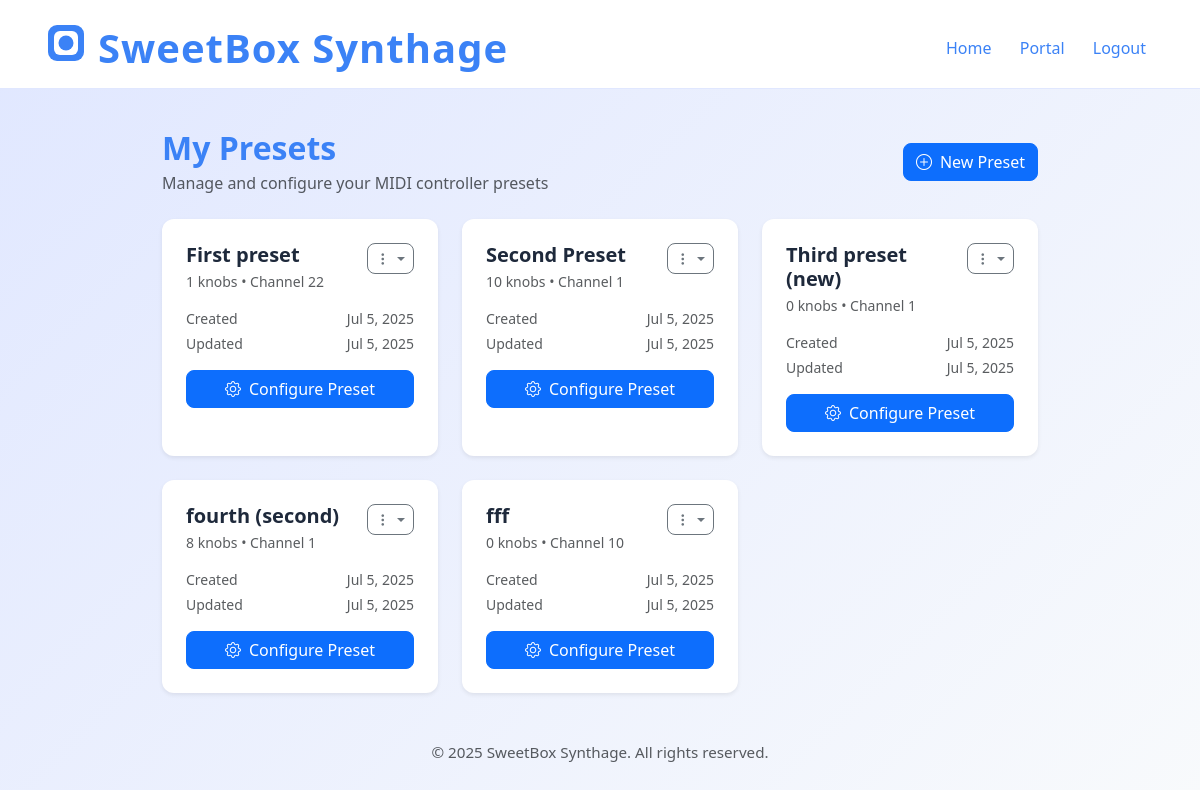
/dashboard/ (signed in), run on an earlier commit of the app's database.
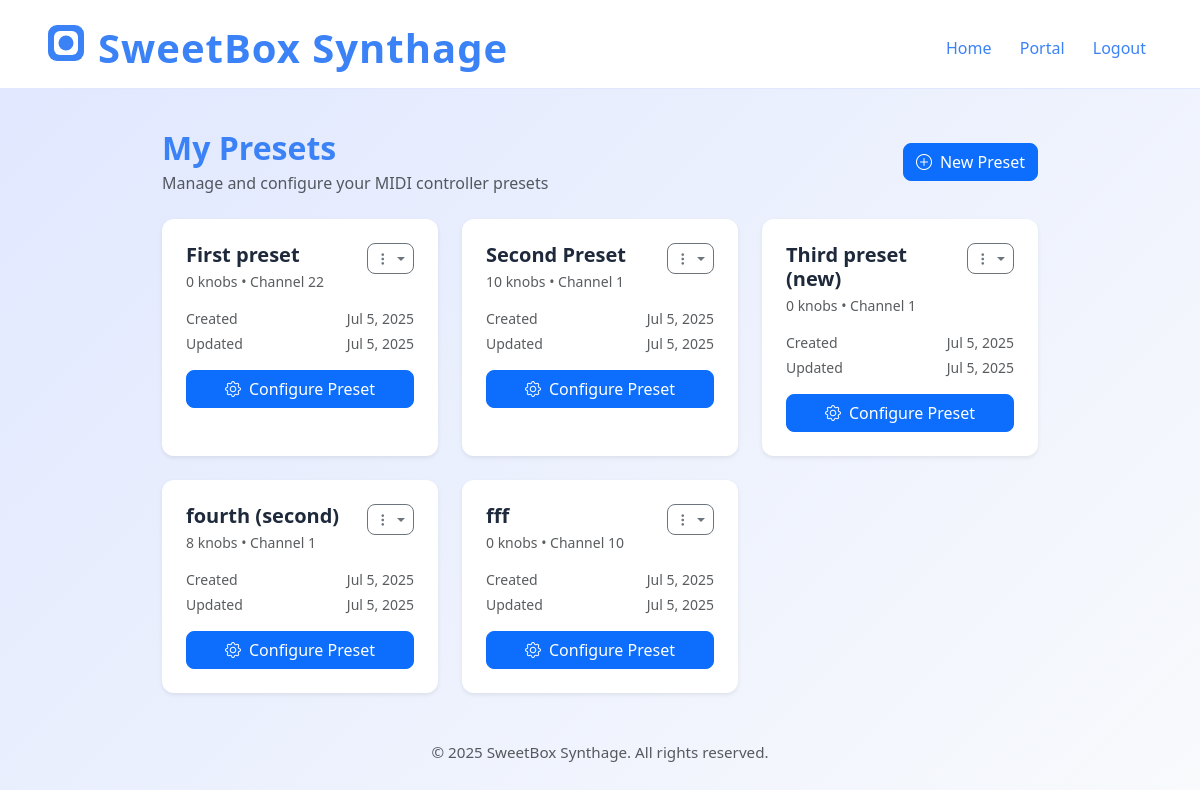
And on a later commit of the database.
### midi/models.py (models this page shows, shortened)
class Preset(models.Model):
    owner = models.ForeignKey(User, on_delete=models.CASCADE, null=True)
    name = models.CharField(max_length=200)
    keys_channel = models.PositiveSmallIntegerField(default=1)
    number_of_knobs = models.PositiveSmallIntegerField(default=4)
    created = models.DateTimeField(auto_now_add=True)
    updated = models.DateTimeField(auto_now=True)
    objects = models.Manager()

### midi/views.py (the view)
# urls.py: path('dashboard/', views.dashboard, name="dashboard"),
@login_required(login_url='login')
def dashboard(request):
    user = request.user
    presets = Preset.objects.filter(owner=user)
    preset_count = presets.count()
    context = {
        'hide_dashboard_link':True,
        'presets':presets,
        'preset_count':preset_count,
    }
    return render(request, 'midi/dashboard.html', context)

### midi/templates/midi/dashboard.html (shortened to what the changed rows need)
{% extends 'midi/base.html' %}
{% block content %}
<div class="container" style="max-width: 900px; margin-top: 40px;">
    <div class="row mb-4">
        <div class="col-12">
            <div class="d-flex justify-content-between align-items-center">
                <div>
                    <h1 class="h2 mb-1" style="color: #3b82f6; font-weight: 600;">My Presets</h1>
                </div>
            </div>
        </div>
    </div>
    {% if preset_count < 1 %}
        <div class="row">
            <div class="col-12">
                <div class="card border-0 shadow-sm" style="background: linear-gradient(135deg, #f8fafc 0%, #e0e7ff 100%);">
                    <div class="card-body text-center py-5">
                        <div class="mb-4">
                            <svg width="64" height="64" viewBox="0 0 64 64" fill="none" xmlns="http://www.w3.org/2000/svg">
                                <rect x="8" y="8" width="48" height="48" rx="12" fill="#3b82f6" opacity="0.2"/>
                                <rect x="16" y="16" width="32" height="32" rx="8" fill="#3b82f6" opacity="0.1"/>
                                <circle cx="32" cy="32" r="8" fill="#3b82f6"/>
                            </svg>
                        </div>
                        <h3 class="h4 mb-3" style="color: #3b82f6;">No Presets Yet</h3>
                        <p class="text-muted mb-4">Get started by creating your first preset for your MIDI controller.</p>
                        <button class="btn btn-primary btn-lg" data-bs-toggle="modal" data-bs-target="#createPresetModal">
                            <i class="bi bi-plus-circle me-2"></i>Create Default Preset
                        </button>
                    </div>
                </div>
            </div>
        </div>
    {% else %}
        <div class="row g-4">
{% for preset in presets %}
                <div class="col-md-6 col-lg-4">
                    <div class="card h-100 border-0 shadow-sm hover-lift" style="transition: all 0.3s ease;">
                        <div class="card-body p-4">
                            <div class="d-flex justify-content-between align-items-start mb-3">
                                <div class="flex-grow-1">
                                    <h5 class="card-title mb-1" style="color: #1e293b; font-weight: 600;">
                                        {{ preset.name }}
                                    </h5>
                                    <p class="text-muted small mb-0">
                                        {{ preset.number_of_knobs }} knobs • Channel {{ preset.keys_channel }}
                                    </p>
                                </div>
                                <div class="dropdown">
                                    <button class="btn btn-sm btn-outline-secondary dropdown-toggle" type="button" data-bs-toggle="dropdown" aria-expanded="false">
                                        <i class="bi bi-three-dots-vertical"></i>
                                    </button>
                                </div>
                            </div>
                            <div class="mb-3">
                                <div class="d-flex justify-content-between text-muted small mb-1">
                                    <span>Created</span>
                                    <span>{{ preset.created|date:"M j, Y" }}</span>
                                </div>
                                <div class="d-flex justify-content-between text-muted small">
                                    <span>Updated</span>
                                    <span>{{ preset.updated|date:"M j, Y" }}</span>
                                </div>
                            </div>
                            <div class="d-grid">
                                <a href="{% url 'portal' %}?preset={{ preset.id }}" class="btn btn-primary">
                                    <i class="bi bi-gear me-2"></i>Configure Preset
                                </a>
                            </div>
                        </div>
                    </div>
                </div>
            {% endfor %}
        </div>
    {% endif %}
</div>
<link rel="stylesheet" href="https://cdn.jsdelivr.net/npm/bootstrap-icons@1.11.0/font/bootstrap-icons.css">
{% endblock %}

What changed in the data, as far as the page shows it:
changed Preset "First preset": number_of_knobs "1" → "0"
